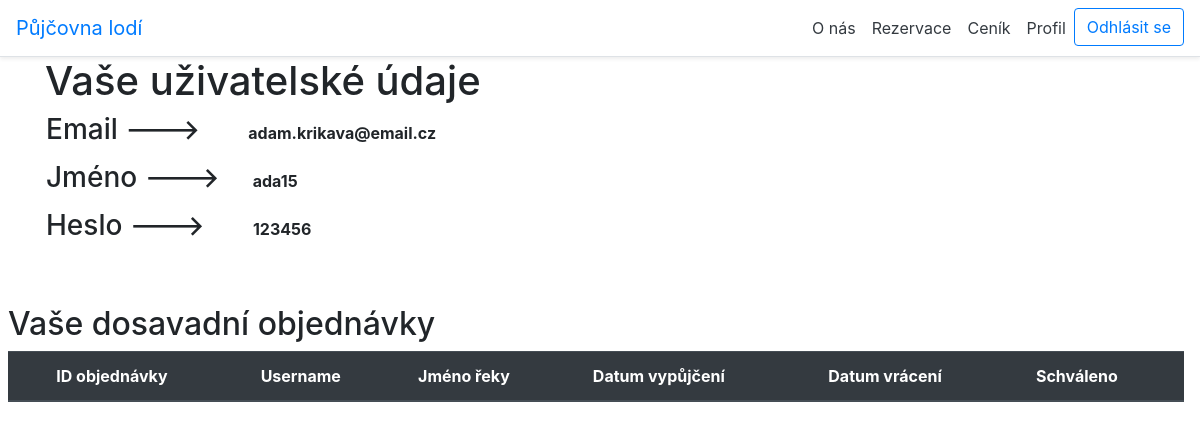
Page /code/index.php?page=profil (signed in) on the committed database.
### tables this page shows
CREATE TABLE IF NOT EXISTS `USER` (
                                      `id_user` INT NOT NULL AUTO_INCREMENT,
                                      `email` VARCHAR(45) NOT NULL,
                                      `username` VARCHAR(45) NOT NULL,
                                      `password` VARCHAR(45) NOT NULL,
                                      `PRAVA_id_prava` INT NOT NULL,
                                      PRIMARY KEY (`id_user`),
                                      INDEX `fk_USER_PRAVA1_idx` (`PRAVA_id_prava` ASC),
                                      CONSTRAINT `fk_USER_PRAVA1`
                                          FOREIGN KEY (`PRAVA_id_prava`)
                                              REFERENCES `PRAVA` (`id_prava`)
                                              ON DELETE CASCADE
                                              ON UPDATE CASCADE);

### code/controller/profilController.class.php (called while the page is built, shortened)
<?php
class profilController implements IController {
	private $db;
	private $user;
	public function __construct() {
		require_once (DIRECTORY_MODELS ."/MyDatabase.class.php");
		$this->db = new MyDatabase();
		require_once (DIRECTORY_MODELS ."/userManage.php");
		$this->user = new userManage();
	}
	public function show(string $pageTitle):string {
		$tplData = [];
		$tplData['title'] = $pageTitle;
		$tplData['userLogged'] = $this->user->isUserLogged();
		if($tplData['userLogged']){
			$user = $this->user->getLoggedUserData();
			$tplData['pravo'] = $user['PRAVA_id_prava'];
			$tplData['username'] = $user['username'];
			$tplData['email'] = $user['email'];
			$tplData['password'] = $user['password'];
		} else {
			$tplData['pravo'] = null;
		}
		$objednavky = $this->db->getExactObjByUserId($user['id_user']);
		$tplData['exactUserObj'] = $objednavky;
		require(DIRECTORY_VIEWS ."/profil.php");
		$obsah = ob_get_clean();
		return $obsah;
	}
}
?>

### code/index.php (called while the page is built, shortened)
<?php
$app = new ApplicationStart();
$app->appStart();
?>

### code/model/MyDatabase.class.php (called while the page is built, shortened)
<?php
class MyDatabase {
    private $pdo;
    public function __construct(){
        $this->pdo = new PDO("mysql:host=".DB_SERVER.";dbname=".DB_NAME, DB_USER, DB_PASS);
        $this->pdo->exec("set names utf8");
    }
    private function executeQuery(string $dotaz): ?PDOStatement
    {
        $res = $this->pdo->query($dotaz);
        if ($res) {
            return $res;
        } else {
            $error = $this->pdo->errorInfo();
            echo $error[2];
            return null;
        }
    }
    public function selectFromTable(string $tableName, string $whereStatement = "", string $orderByStatement = ""):array {
        $q = "SELECT * FROM ".$tableName
            .(($whereStatement == "") ? "" : " WHERE $whereStatement")
            .(($orderByStatement == "") ? "" : " ORDER BY $orderByStatement");
        $obj = $this->executeQuery($q);
        return $obj->fetchAll();
    }
    public function getExactObjByUserId(int $idUser): array
    {
        $obj = $this->selectFromTable(TABLE_OBJEDNAVKA, "USER_id_user='$idUser'");
        return $obj;
    }
}
?>

### code/model/userManage.php (called while the page is built, shortened)
<?php
class userManage
{
    private $userSessionKey = "current_user_id";
    private $db;
    public function __construct(){
        require_once("MyDatabase.class.php");
        $this->db = new MyDatabase();
    }
    public function isUserLogged(): bool
    {
        return isset($_SESSION[$this->userSessionKey]);
    }
    public function getLoggedUserData(){
        if($this->isUserLogged()){
            $userId = $_SESSION[$this->userSessionKey];
            if($userId == null) {
                echo "Data o uživateli nebyla nalezena, odhlašuji uživatele!";
                $this->userLogout();
                return null;
            } else {
                $userData = $this->db->selectFromTable(TABLE_USER, "id_user=$userId");
                if(empty($userData)){
                    echo "Data o uživateli se nenachází v naší databázi, odhlašuji!";
                    $this->userLogout();
                    return null;
                } else {
                    return $userData[0];
                }
            }
        } else {
            return null;
        }
    }
}

### code/view/profil.php (the view, shortened to what this page needs)
<?php
global $tplData;
require("zakladHTML.class.php");
$tplHeaders = new zakladHTML();
$tplHeaders->createHeader("",$tplData['title']);
?>
<body>
<?php
if (!$tplData['userLogged']) {
	$tplHeaders->createNav($tplData['pravo']);
} else {
	$tplHeaders->createNav($tplData['pravo'], "odhlaseni");
} ?>
<div class="container">
	<h1>Vaše uživatelské údaje</h1>
	<div class="row pl-3">
		<h3>Email  ---> </h3> <p class="pt-2 pl-5"><b><?php echo $tplData['email']?> </b></p>
	</div>
	<div class="row pl-3">
		<h3>Jméno  ---> </h3> <p class="pt-2 pl-4">&nbsp;&nbsp;<b><?php echo $tplData['username']?> </b></p>
	</div>
	<div class="row pl-3">
		<h3>Heslo  ---> </h3> <p class="pt-2 pl-5"><b><?php echo $tplData['password']?> </b></p>
	</div>
	<br>
	<br>
</div>
<h2 class="pl-2">Vaše dosavadní objednávky</h2>
<table class="table table-dark table-hover ml-2" style="width: 98%">
	<thead>
	<tr>
		<th></th>
		<th>ID objednávky</th>
		<th>Username</th>
		<th>Jméno řeky</th>
		<th>Datum vypůjčení</th>
		<th>Datum vrácení</th>
		<th>Schváleno</th>
	</tr>
	</thead>
</table>
</body>

### rows in the picture
user: email "adam.krikava@email.cz", username "ada15", password "123456"
